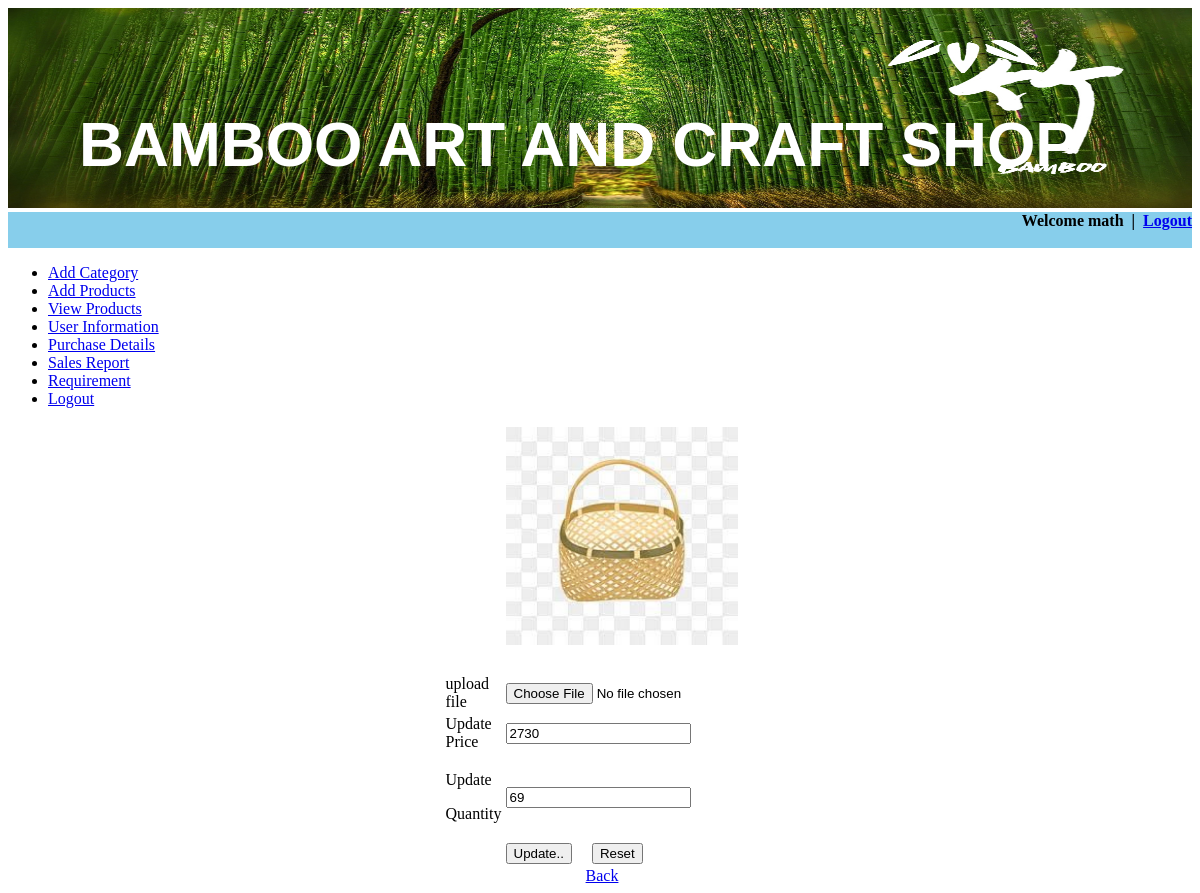
The app's page /upload_image_update.php?gid=1 (signed in) with its own data.
### tables this page shows
CREATE TABLE `product` (
  `id` int(11) NOT NULL,
  `catid` int(11) NOT NULL,
  `product` varchar(50) NOT NULL,
  `price` int(11) NOT NULL,
  `quantity` int(11) NOT NULL,
  `product_image` varchar(500) NOT NULL,
  `star1` int(11) NOT NULL,
  `star2` int(11) NOT NULL,
  `star3` int(11) NOT NULL,
  `star4` int(11) NOT NULL,
  `star5` int(11) NOT NULL,
  `rating` int(11) NOT NULL
);

### upload_image_update.php (the view, shortened to what this page needs)
<?php
extract($_POST);
$id = $_REQUEST['gid'];
$select = mysql_query("SELECT * FROM product WHERE id ='$id'") or die("query image field error".mysql_error());
$sel = mysql_query("SELECT * FROM product WHERE id ='$id'") or die("query image field error".mysql_error());
?>
<?php include("include/header.php"); ?>
<div class="main">
<?php include("include/link_admin.php"); ?>
<form action="" method="post" enctype="multipart/form-data" name="form1" id="form1">
<table width="318" height="400" border="0" cellpadding="0" cellspacing="0" align="center">
    <tr>
      <td>&nbsp;</td>
      <td><table width="200" border="0" align="center">
        <tr>
          <?php
	$row = mysql_fetch_array($select);
	?>
          <td>&nbsp;</td>
          <td><img src="product/<?php echo $row['product_image']; ?>" alt="img" width="232" height="218" /></td>
        </tr>
        <tr>
          <td>&nbsp;</td>
          <td><?php echo $msg; ?></td>
        </tr>
        <tr>
          <td>upload file </td>
          <td><label>
            <input name="myfile" type="file" id="myfile"/>
          </label></td>
        </tr>
        <tr>
          <td>Update Price </td>
		  <?php		  $prow = mysql_fetch_array($sel); ?>
          <td><label>
            <input name="upice" type="text" id="upice" value="<?php echo $prow['price']; ?>"/>
          </label></td>
        </tr>
        <tr>
          <td><p>Update</p>
            <p>Quantity</p></td>
          <td><input name="upqnt" type="text" id="upqnt" value="<?php echo $prow['quantity']; ?>"/></td>
        </tr>
        <tr>
          <td>&nbsp;</td>
          <td><input name="butsub" type="submit" id="butsub" value="Update.." />
            <label>
            <input type="reset" name="Reset" value="Reset"  onclick="view_products.php"/>
            </label>
          </td>
        </tr>
      </table></td>
    </tr>
    <tr>
      <td>&nbsp;</td>
      <td><center><a href="view_products.php">Back
      </a></center></td>
    </tr>
  </table>
</form>
</body>
</html>

### records on screen
product: product_image (picture), upice "2730", upqnt "69"

### other values on screen
$uname "math"
